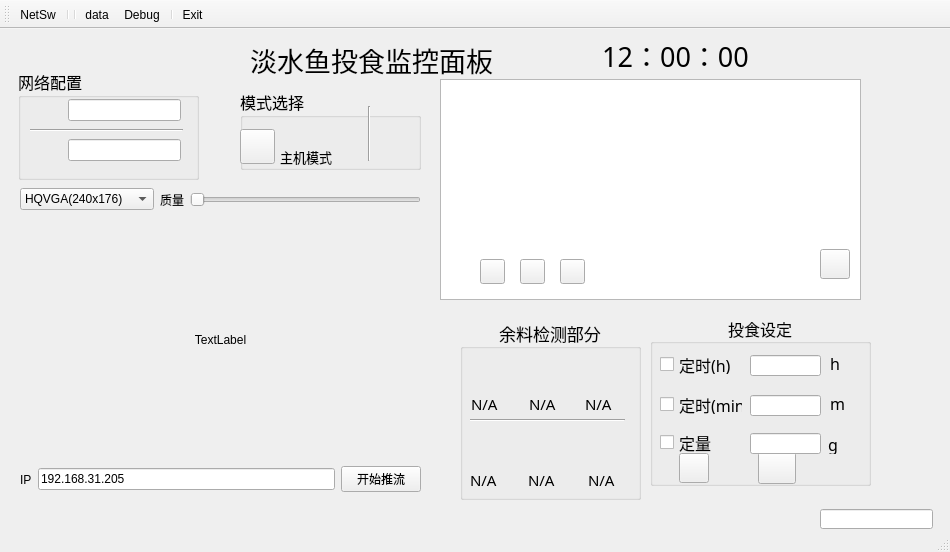
<?xml version="1.0" encoding="UTF-8"?>
<ui version="4.0">
 <class>MainWindow</class>
 <widget class="QMainWindow" name="MainWindow">
  <property name="geometry">
   <rect>
    <x>0</x>
    <y>0</y>
    <width>950</width>
    <height>552</height>
   </rect>
  </property>
  <property name="windowTitle">
   <string>MainWindow</string>
  </property>
  <property name="styleSheet">
   <string notr="true"/>
  </property>
  <widget class="QWidget" name="centralwidget">
   <widget class="QPushButton" name="pushButton">
    <property name="geometry">
     <rect>
      <x>820</x>
      <y>220</y>
      <width>30</width>
      <height>30</height>
     </rect>
    </property>
    <property name="styleSheet">
     <string notr="true">border-image: url(:/clearS.png);</string>
    </property>
    <property name="text">
     <string/>
    </property>
   </widget>
   <widget class="QChartView" name="graphicsView">
    <property name="geometry">
     <rect>
      <x>440</x>
      <y>50</y>
      <width>421</width>
      <height>221</height>
     </rect>
    </property>
    <property name="styleSheet">
     <string notr="true"/>
    </property>
   </widget>
   <widget class="QLabel" name="ipcon">
    <property name="geometry">
     <rect>
      <x>24</x>
      <y>64</y>
      <width>35</width>
      <height>35</height>
     </rect>
    </property>
    <property name="styleSheet">
     <string notr="true">border-image: url(:/ip.png);
</string>
    </property>
    <property name="text">
     <string/>
    </property>
   </widget>
   <widget class="QLabel" name="portcon">
    <property name="geometry">
     <rect>
      <x>24</x>
      <y>104</y>
      <width>35</width>
      <height>35</height>
     </rect>
    </property>
    <property name="styleSheet">
     <string notr="true">border-image: url(:/duan.png);</string>
    </property>
    <property name="text">
     <string/>
    </property>
   </widget>
   <widget class="QLineEdit" name="ip_edi">
    <property name="geometry">
     <rect>
      <x>68</x>
      <y>70</y>
      <width>113</width>
      <height>22</height>
     </rect>
    </property>
    <property name="font">
     <font>
      <family>楷体</family>
      <pointsize>11</pointsize>
     </font>
    </property>
   </widget>
   <widget class="QLineEdit" name="port_edi">
    <property name="geometry">
     <rect>
      <x>68</x>
      <y>110</y>
      <width>113</width>
      <height>22</height>
     </rect>
    </property>
    <property name="font">
     <font>
      <family>楷体</family>
      <pointsize>11</pointsize>
     </font>
    </property>
   </widget>
   <widget class="Line" name="line">
    <property name="geometry">
     <rect>
      <x>30</x>
      <y>100</y>
      <width>153</width>
      <height>3</height>
     </rect>
    </property>
    <property name="orientation">
     <enum>Qt::Horizontal</enum>
    </property>
   </widget>
   <widget class="QGroupBox" name="groupBox">
    <property name="geometry">
     <rect>
      <x>18</x>
      <y>40</y>
      <width>181</width>
      <height>111</height>
     </rect>
    </property>
    <property name="font">
     <font>
      <family>楷体</family>
      <pointsize>12</pointsize>
      <weight>50</weight>
      <bold>false</bold>
     </font>
    </property>
    <property name="title">
     <string>网络配置</string>
    </property>
   </widget>
   <widget class="QGroupBox" name="groupBox_2">
    <property name="geometry">
     <rect>
      <x>240</x>
      <y>60</y>
      <width>181</width>
      <height>81</height>
     </rect>
    </property>
    <property name="font">
     <font>
      <family>楷体</family>
      <pointsize>12</pointsize>
     </font>
    </property>
    <property name="title">
     <string>模式选择</string>
    </property>
    <property name="flat">
     <bool>false</bool>
    </property>
    <widget class="QLabel" name="wifi_l">
     <property name="geometry">
      <rect>
       <x>137</x>
       <y>25</y>
       <width>40</width>
       <height>40</height>
      </rect>
     </property>
     <property name="styleSheet">
      <string notr="true">border-image: url(:/wifi_off.png);</string>
     </property>
     <property name="text">
      <string/>
     </property>
    </widget>
    <widget class="Line" name="line_3">
     <property name="geometry">
      <rect>
       <x>128</x>
       <y>17</y>
       <width>3</width>
       <height>55</height>
      </rect>
     </property>
     <property name="orientation">
      <enum>Qt::Vertical</enum>
     </property>
    </widget>
    <widget class="QPushButton" name="sermode">
     <property name="geometry">
      <rect>
       <x>0</x>
       <y>40</y>
       <width>35</width>
       <height>35</height>
      </rect>
     </property>
     <property name="styleSheet">
      <string notr="true">border-image: url(:/server.png);</string>
     </property>
     <property name="text">
      <string/>
     </property>
     <property name="autoDefault">
      <bool>false</bool>
     </property>
     <property name="default">
      <bool>false</bool>
     </property>
     <property name="flat">
      <bool>false</bool>
     </property>
    </widget>
    <widget class="QLabel" name="sermode_l">
     <property name="geometry">
      <rect>
       <x>40</x>
       <y>60</y>
       <width>81</width>
       <height>16</height>
      </rect>
     </property>
     <property name="font">
      <font>
       <family>楷体</family>
       <pointsize>10</pointsize>
      </font>
     </property>
     <property name="text">
      <string>主机模式</string>
     </property>
    </widget>
    <widget class="QLabel" name="connect_l">
     <property name="geometry">
      <rect>
       <x>40</x>
       <y>40</y>
       <width>16</width>
       <height>16</height>
      </rect>
     </property>
     <property name="styleSheet">
      <string notr="true">border-image: url(:/discon.png);</string>
     </property>
     <property name="text">
      <string/>
     </property>
    </widget>
   </widget>
   <widget class="QLabel" name="label_4">
    <property name="geometry">
     <rect>
      <x>180</x>
      <y>10</y>
      <width>511</width>
      <height>41</height>
     </rect>
    </property>
    <property name="font">
     <font>
      <family>楷体</family>
      <pointsize>20</pointsize>
     </font>
    </property>
    <property name="text">
     <string>          淡水鱼投食监控面板</string>
    </property>
   </widget>
   <widget class="QGroupBox" name="groupBox_5">
    <property name="geometry">
     <rect>
      <x>460</x>
      <y>290</y>
      <width>181</width>
      <height>181</height>
     </rect>
    </property>
    <property name="font">
     <font>
      <family>楷体</family>
      <pointsize>13</pointsize>
     </font>
    </property>
    <property name="title">
     <string>余料检测部分</string>
    </property>
    <property name="alignment">
     <set>Qt::AlignCenter</set>
    </property>
    <widget class="QLabel" name="temp_la">
     <property name="geometry">
      <rect>
       <x>11</x>
       <y>77</y>
       <width>42</width>
       <height>16</height>
      </rect>
     </property>
     <property name="font">
      <font>
       <family>楷体</family>
       <pointsize>11</pointsize>
      </font>
     </property>
     <property name="text">
      <string>N/A</string>
     </property>
    </widget>
    <widget class="QLabel" name="humi_la">
     <property name="geometry">
      <rect>
       <x>69</x>
       <y>77</y>
       <width>42</width>
       <height>16</height>
      </rect>
     </property>
     <property name="font">
      <font>
       <family>楷体</family>
       <pointsize>11</pointsize>
      </font>
     </property>
     <property name="text">
      <string>N/A</string>
     </property>
    </widget>
    <widget class="QLabel" name="label_9">
     <property name="geometry">
      <rect>
       <x>130</x>
       <y>34</y>
       <width>35</width>
       <height>35</height>
      </rect>
     </property>
     <property name="styleSheet">
      <string notr="true">border-image: url(:/light.png);</string>
     </property>
     <property name="text">
      <string/>
     </property>
    </widget>
    <widget class="Line" name="line_2">
     <property name="geometry">
      <rect>
       <x>10</x>
       <y>100</y>
       <width>155</width>
       <height>3</height>
      </rect>
     </property>
     <property name="orientation">
      <enum>Qt::Horizontal</enum>
     </property>
    </widget>
    <widget class="QLabel" name="label_11">
     <property name="geometry">
      <rect>
       <x>125</x>
       <y>110</y>
       <width>35</width>
       <height>35</height>
      </rect>
     </property>
     <property name="styleSheet">
      <string notr="true">border-image: url(:/rain.png);</string>
     </property>
     <property name="text">
      <string/>
     </property>
    </widget>
    <widget class="QLabel" name="label_10">
     <property name="geometry">
      <rect>
       <x>70</x>
       <y>110</y>
       <width>35</width>
       <height>35</height>
      </rect>
     </property>
     <property name="styleSheet">
      <string notr="true">border-image: url(:/mq2.png);</string>
     </property>
     <property name="text">
      <string/>
     </property>
    </widget>
    <widget class="QLabel" name="light_la">
     <property name="geometry">
      <rect>
       <x>125</x>
       <y>77</y>
       <width>42</width>
       <height>16</height>
      </rect>
     </property>
     <property name="font">
      <font>
       <family>楷体</family>
       <pointsize>11</pointsize>
      </font>
     </property>
     <property name="text">
      <string>N/A</string>
     </property>
    </widget>
    <widget class="QLabel" name="soil_la">
     <property name="geometry">
      <rect>
       <x>10</x>
       <y>153</y>
       <width>42</width>
       <height>16</height>
      </rect>
     </property>
     <property name="font">
      <font>
       <family>楷体</family>
       <pointsize>11</pointsize>
      </font>
     </property>
     <property name="text">
      <string>N/A</string>
     </property>
    </widget>
    <widget class="QLabel" name="mq2_la">
     <property name="geometry">
      <rect>
       <x>68</x>
       <y>153</y>
       <width>42</width>
       <height>16</height>
      </rect>
     </property>
     <property name="font">
      <font>
       <family>楷体</family>
       <pointsize>11</pointsize>
      </font>
     </property>
     <property name="text">
      <string>N/A</string>
     </property>
    </widget>
    <widget class="QLabel" name="rain_la">
     <property name="geometry">
      <rect>
       <x>128</x>
       <y>153</y>
       <width>42</width>
       <height>16</height>
      </rect>
     </property>
     <property name="font">
      <font>
       <family>楷体</family>
       <pointsize>11</pointsize>
      </font>
     </property>
     <property name="text">
      <string>N/A</string>
     </property>
    </widget>
    <widget class="QLabel" name="label_7">
     <property name="geometry">
      <rect>
       <x>70</x>
       <y>30</y>
       <width>35</width>
       <height>35</height>
      </rect>
     </property>
     <property name="styleSheet">
      <string notr="true">border-image: url(:/humi.png);</string>
     </property>
     <property name="text">
      <string/>
     </property>
    </widget>
    <widget class="QLabel" name="label_6">
     <property name="geometry">
      <rect>
       <x>10</x>
       <y>40</y>
       <width>35</width>
       <height>35</height>
      </rect>
     </property>
     <property name="styleSheet">
      <string notr="true">border-image: url(:/temp.png);</string>
     </property>
     <property name="text">
      <string/>
     </property>
    </widget>
    <widget class="QLabel" name="label_8">
     <property name="geometry">
      <rect>
       <x>10</x>
       <y>110</y>
       <width>35</width>
       <height>35</height>
      </rect>
     </property>
     <property name="styleSheet">
      <string notr="true">border-image: url(:/humi_soil.png);</string>
     </property>
     <property name="text">
      <string/>
     </property>
    </widget>
   </widget>
   <widget class="QLabel" name="time_l">
    <property name="geometry">
     <rect>
      <x>590</x>
      <y>0</y>
      <width>171</width>
      <height>51</height>
     </rect>
    </property>
    <property name="palette">
     <palette>
      <active>
       <colorrole role="Text">
        <brush brushstyle="SolidPattern">
         <color alpha="255">
          <red>255</red>
          <green>0</green>
          <blue>0</blue>
         </color>
        </brush>
       </colorrole>
       <colorrole role="PlaceholderText">
        <brush brushstyle="SolidPattern">
         <color alpha="128">
          <red>255</red>
          <green>0</green>
          <blue>0</blue>
         </color>
        </brush>
       </colorrole>
      </active>
      <inactive>
       <colorrole role="Text">
        <brush brushstyle="SolidPattern">
         <color alpha="255">
          <red>255</red>
          <green>0</green>
          <blue>0</blue>
         </color>
        </brush>
       </colorrole>
       <colorrole role="PlaceholderText">
        <brush brushstyle="SolidPattern">
         <color alpha="128">
          <red>255</red>
          <green>0</green>
          <blue>0</blue>
         </color>
        </brush>
       </colorrole>
      </inactive>
      <disabled>
       <colorrole role="Text">
        <brush brushstyle="SolidPattern">
         <color alpha="255">
          <red>120</red>
          <green>120</green>
          <blue>120</blue>
         </color>
        </brush>
       </colorrole>
       <colorrole role="PlaceholderText">
        <brush brushstyle="SolidPattern">
         <color alpha="128">
          <red>0</red>
          <green>0</green>
          <blue>0</blue>
         </color>
        </brush>
       </colorrole>
      </disabled>
     </palette>
    </property>
    <property name="font">
     <font>
      <family>方正舒体</family>
      <pointsize>20</pointsize>
     </font>
    </property>
    <property name="text">
     <string>12：00：00</string>
    </property>
    <property name="alignment">
     <set>Qt::AlignCenter</set>
    </property>
   </widget>
   <widget class="QPushButton" name="charts1_big">
    <property name="geometry">
     <rect>
      <x>480</x>
      <y>230</y>
      <width>25</width>
      <height>25</height>
     </rect>
    </property>
    <property name="styleSheet">
     <string notr="true">border-image: url(:/big.png);</string>
    </property>
    <property name="text">
     <string/>
    </property>
   </widget>
   <widget class="QPushButton" name="charts1_small">
    <property name="geometry">
     <rect>
      <x>560</x>
      <y>230</y>
      <width>25</width>
      <height>25</height>
     </rect>
    </property>
    <property name="styleSheet">
     <string notr="true">border-image: url(:/small.png);</string>
    </property>
    <property name="text">
     <string/>
    </property>
   </widget>
   <widget class="QPushButton" name="charts1_rest">
    <property name="geometry">
     <rect>
      <x>520</x>
      <y>230</y>
      <width>25</width>
      <height>25</height>
     </rect>
    </property>
    <property name="styleSheet">
     <string notr="true">border-image: url(:/rest.png);</string>
    </property>
    <property name="text">
     <string/>
    </property>
   </widget>
   <widget class="QGroupBox" name="groupBox_4">
    <property name="geometry">
     <rect>
      <x>650</x>
      <y>286</y>
      <width>221</width>
      <height>171</height>
     </rect>
    </property>
    <property name="font">
     <font>
      <family>楷体</family>
      <pointsize>12</pointsize>
     </font>
    </property>
    <property name="title">
     <string>投食设定</string>
    </property>
    <property name="alignment">
     <set>Qt::AlignCenter</set>
    </property>
    <widget class="QLineEdit" name="rain_yu_la">
     <property name="geometry">
      <rect>
       <x>100</x>
       <y>40</y>
       <width>71</width>
       <height>21</height>
      </rect>
     </property>
    </widget>
    <widget class="QLineEdit" name="temp_yu_la">
     <property name="geometry">
      <rect>
       <x>100</x>
       <y>80</y>
       <width>71</width>
       <height>21</height>
      </rect>
     </property>
    </widget>
    <widget class="QLabel" name="label_2">
     <property name="geometry">
      <rect>
       <x>180</x>
       <y>40</y>
       <width>21</width>
       <height>16</height>
      </rect>
     </property>
     <property name="text">
      <string>h</string>
     </property>
    </widget>
    <widget class="QLabel" name="label_3">
     <property name="geometry">
      <rect>
       <x>180</x>
       <y>80</y>
       <width>21</width>
       <height>16</height>
      </rect>
     </property>
     <property name="text">
      <string>m</string>
     </property>
    </widget>
    <widget class="QPushButton" name="set_yu_bt">
     <property name="geometry">
      <rect>
       <x>29</x>
       <y>138</y>
       <width>30</width>
       <height>30</height>
      </rect>
     </property>
     <property name="font">
      <font>
       <family>楷体</family>
       <pointsize>13</pointsize>
      </font>
     </property>
     <property name="styleSheet">
      <string notr="true">border-image: url(:/set.png);</string>
     </property>
     <property name="text">
      <string/>
     </property>
    </widget>
    <widget class="QPushButton" name="clear_yu_bt">
     <property name="geometry">
      <rect>
       <x>108</x>
       <y>137</y>
       <width>38</width>
       <height>32</height>
      </rect>
     </property>
     <property name="font">
      <font>
       <family>楷体</family>
       <pointsize>12</pointsize>
      </font>
     </property>
     <property name="styleSheet">
      <string notr="true">border-image: url(:/clear_yu.png);</string>
     </property>
     <property name="text">
      <string/>
     </property>
    </widget>
    <widget class="QCheckBox" name="checkBox_2">
     <property name="geometry">
      <rect>
       <x>10</x>
       <y>40</y>
       <width>83</width>
       <height>19</height>
      </rect>
     </property>
     <property name="text">
      <string>定时(h)</string>
     </property>
    </widget>
    <widget class="QCheckBox" name="checkBox_3">
     <property name="geometry">
      <rect>
       <x>10</x>
       <y>80</y>
       <width>83</width>
       <height>19</height>
      </rect>
     </property>
     <property name="text">
      <string>定时(min)</string>
     </property>
    </widget>
    <widget class="QCheckBox" name="checkBox_4">
     <property name="geometry">
      <rect>
       <x>10</x>
       <y>118</y>
       <width>83</width>
       <height>19</height>
      </rect>
     </property>
     <property name="text">
      <string>定量</string>
     </property>
    </widget>
    <widget class="QLabel" name="label_12">
     <property name="geometry">
      <rect>
       <x>178</x>
       <y>119</y>
       <width>20</width>
       <height>20</height>
      </rect>
     </property>
     <property name="text">
      <string>g</string>
     </property>
    </widget>
    <widget class="QLineEdit" name="light_yu_la">
     <property name="geometry">
      <rect>
       <x>100</x>
       <y>118</y>
       <width>71</width>
       <height>21</height>
      </rect>
     </property>
    </widget>
   </widget>
   <widget class="QWidget" name="layoutWidget">
    <property name="geometry">
     <rect>
      <x>20</x>
      <y>150</y>
      <width>401</width>
      <height>41</height>
     </rect>
    </property>
    <layout class="QHBoxLayout" name="horizontalLayout">
     <item>
      <widget class="QComboBox" name="comboBox">
       <property name="currentIndex">
        <number>1</number>
       </property>
       <item>
        <property name="text">
         <string>QQVGA(160x120)</string>
        </property>
       </item>
       <item>
        <property name="text">
         <string>HQVGA(240x176)</string>
        </property>
       </item>
       <item>
        <property name="text">
         <string>QVGA(320x240)</string>
        </property>
       </item>
       <item>
        <property name="text">
         <string>CIF(400x296)</string>
        </property>
       </item>
       <item>
        <property name="text">
         <string>VGA(640x480)</string>
        </property>
       </item>
       <item>
        <property name="text">
         <string>SVGA(800x600)</string>
        </property>
       </item>
       <item>
        <property name="text">
         <string>XGA(1024x768)</string>
        </property>
       </item>
       <item>
        <property name="text">
         <string>SXGA(1280x1024)</string>
        </property>
       </item>
       <item>
        <property name="text">
         <string>UXGA(1600x1200)</string>
        </property>
       </item>
      </widget>
     </item>
     <item>
      <widget class="QLabel" name="label_5">
       <property name="text">
        <string>质量</string>
       </property>
      </widget>
     </item>
     <item>
      <widget class="QSlider" name="horizontalSlider">
       <property name="minimum">
        <number>10</number>
       </property>
       <property name="maximum">
        <number>63</number>
       </property>
       <property name="orientation">
        <enum>Qt::Horizontal</enum>
       </property>
      </widget>
     </item>
    </layout>
   </widget>
   <widget class="QWidget" name="layoutWidget_2">
    <property name="geometry">
     <rect>
      <x>20</x>
      <y>430</y>
      <width>401</width>
      <height>41</height>
     </rect>
    </property>
    <layout class="QHBoxLayout" name="horizontalLayout_2">
     <item>
      <widget class="QLabel" name="label_14">
       <property name="text">
        <string>IP</string>
       </property>
      </widget>
     </item>
     <item>
      <widget class="QLineEdit" name="lineEdit">
       <property name="text">
        <string>192.168.31.205</string>
       </property>
      </widget>
     </item>
     <item>
      <widget class="QPushButton" name="pushButton_2">
       <property name="text">
        <string>开始推流</string>
       </property>
      </widget>
     </item>
    </layout>
   </widget>
   <widget class="QLabel" name="label_13">
    <property name="geometry">
     <rect>
      <x>20</x>
      <y>190</y>
      <width>401</width>
      <height>241</height>
     </rect>
    </property>
    <property name="text">
     <string>TextLabel</string>
    </property>
    <property name="alignment">
     <set>Qt::AlignCenter</set>
    </property>
   </widget>
   <widget class="QLineEdit" name="lineEdit_2">
    <property name="geometry">
     <rect>
      <x>820</x>
      <y>480</y>
      <width>113</width>
      <height>20</height>
     </rect>
    </property>
   </widget>
   <zorder>label_13</zorder>
   <zorder>groupBox_4</zorder>
   <zorder>graphicsView</zorder>
   <zorder>groupBox_5</zorder>
   <zorder>groupBox_2</zorder>
   <zorder>groupBox</zorder>
   <zorder>ipcon</zorder>
   <zorder>portcon</zorder>
   <zorder>ip_edi</zorder>
   <zorder>port_edi</zorder>
   <zorder>line</zorder>
   <zorder>label_4</zorder>
   <zorder>pushButton</zorder>
   <zorder>time_l</zorder>
   <zorder>charts1_big</zorder>
   <zorder>charts1_small</zorder>
   <zorder>charts1_rest</zorder>
   <zorder>layoutWidget</zorder>
   <zorder>layoutWidget_2</zorder>
   <zorder>lineEdit_2</zorder>
  </widget>
  <widget class="QMenuBar" name="menubar">
   <property name="geometry">
    <rect>
     <x>0</x>
     <y>0</y>
     <width>950</width>
     <height>23</height>
    </rect>
   </property>
  </widget>
  <widget class="QStatusBar" name="statusbar"/>
  <widget class="QToolBar" name="toolBar">
   <property name="font">
    <font>
     <stylestrategy>PreferAntialias</stylestrategy>
    </font>
   </property>
   <property name="windowTitle">
    <string>toolBar</string>
   </property>
   <property name="toolButtonStyle">
    <enum>Qt::ToolButtonFollowStyle</enum>
   </property>
   <attribute name="toolBarArea">
    <enum>TopToolBarArea</enum>
   </attribute>
   <attribute name="toolBarBreak">
    <bool>false</bool>
   </attribute>
   <addaction name="open_wifi"/>
   <addaction name="separator"/>
   <addaction name="separator"/>
   <addaction name="data"/>
   <addaction name="debb"/>
   <addaction name="separator"/>
   <addaction name="exit"/>
  </widget>
  <action name="exit">
   <property name="icon">
    <iconset resource="../img/picture.qrc">
     <normaloff>:/exit.png</normaloff>:/exit.png</iconset>
   </property>
   <property name="text">
    <string>Exit</string>
   </property>
   <property name="autoRepeat">
    <bool>true</bool>
   </property>
   <property name="visible">
    <bool>true</bool>
   </property>
  </action>
  <action name="open_wifi">
   <property name="icon">
    <iconset resource="../img/picture.qrc">
     <normaloff>:/close.png</normaloff>:/close.png</iconset>
   </property>
   <property name="text">
    <string>NetSw</string>
   </property>
   <property name="font">
    <font/>
   </property>
  </action>
  <action name="led">
   <property name="icon">
    <iconset resource="../img/picture.qrc">
     <normaloff>:/led_off.png</normaloff>:/led_off.png</iconset>
   </property>
   <property name="text">
    <string>Led</string>
   </property>
  </action>
  <action name="relay">
   <property name="icon">
    <iconset resource="../img/picture.qrc">
     <normaloff>:/relay_off.png</normaloff>:/relay_off.png</iconset>
   </property>
   <property name="text">
    <string>Relay</string>
   </property>
  </action>
  <action name="auto_hand">
   <property name="icon">
    <iconset resource="../img/picture.qrc">
     <normaloff>:/auto.png</normaloff>:/auto.png</iconset>
   </property>
   <property name="text">
    <string>RunMode</string>
   </property>
  </action>
  <action name="debb">
   <property name="icon">
    <iconset resource="../img/picture.qrc">
     <normaloff>:/app.png</normaloff>:/app.png</iconset>
   </property>
   <property name="text">
    <string>Debug</string>
   </property>
  </action>
  <action name="data">
   <property name="icon">
    <iconset resource="../img/picture.qrc">
     <normaloff>:/data.png</normaloff>:/data.png</iconset>
   </property>
   <property name="text">
    <string>data</string>
   </property>
  </action>
 </widget>
 <customwidgets>
  <customwidget>
   <class>QChartView</class>
   <extends>QGraphicsView</extends>
   <header location="global">qchartview.h</header>
  </customwidget>
 </customwidgets>
 <resources>
  <include location="../img/picture.qrc"/>
  <include location="../img/picture.qrc"/>
  <include location="../img/picture.qrc"/>
 </resources>
 <connections/>
</ui>
